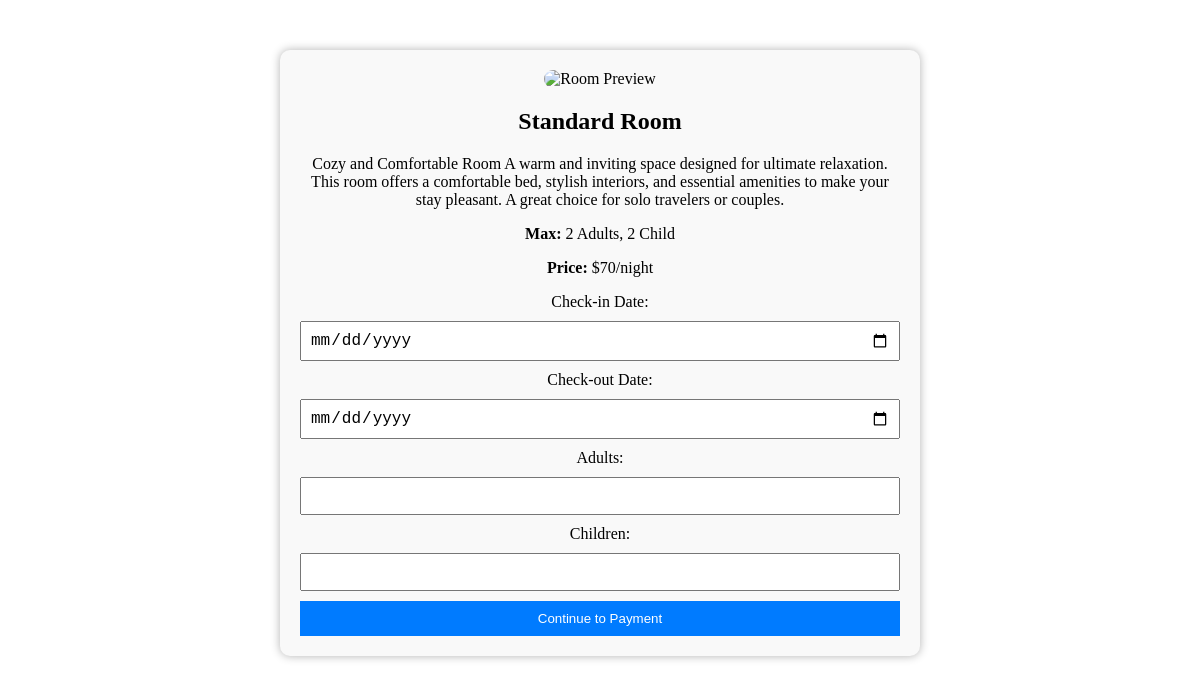
/booking.php?r=3 (signed in), run on the app's committed database.
### tables this page shows
CREATE TABLE `rooms` (
  `rid` int(11) NOT NULL,
  `room_name` varchar(255) DEFAULT NULL,
  `adult_mcap` int(11) DEFAULT NULL,
  `child_mcap` int(11) DEFAULT NULL,
  `price` int(11) DEFAULT NULL,
  `details` text DEFAULT NULL
);

### booking.php (the view, shortened to what this page needs)
<?php
include 'conn.php';
$rid = $_GET['r'];
$roomimage = 'r' . $rid . '.jpg';
$query = "SELECT * from rooms WHERE rid = ?";
$stmt = $conn->prepare($query);
$stmt->bind_param("i", $rid);
$stmt->execute();
$result = $stmt->get_result();
$room = $result->fetch_assoc();
?>
<!DOCTYPE html>
<html lang="en">
<head>
    <link rel="stylesheet" href="css/booking-style.css">
</head>
<body>
    <div class="booking-container">
        <div class="room-preview">
            <img src="assets/rooms/<?php echo $roomimage;?>" alt="Room Preview">
            <h2><?php echo htmlspecialchars($room['room_name']); ?></h2>
            <p><?php echo htmlspecialchars($room['details']); ?></p>
            <p><strong>Max:</strong> <?php echo htmlspecialchars($room['adult_mcap']); ?> Adults, <?php echo htmlspecialchars($room['child_mcap']); ?> Child</p>
            <p><strong>Price:</strong> $<?php echo htmlspecialchars($room['price']); ?>/night</p>
        </div>
        <form action="payment.php?r=<?php echo $rid?>" method="POST">
            <label>Check-in Date:</label>
            <input type="date" name="checkin" required>
            <label>Check-out Date:</label>
            <input type="date" name="checkout" required>
            <label>Adults:</label>
            <input type="number" name="adults" min="1" required>
            <label>Children:</label>
            <input type="number" name="children" min="0" required>
            <button type="submit">Continue to Payment</button>
        </form>
    </div>
</body>
</html>

### css/booking-style.css (style rules this page uses)
.booking-container { max-width: 600px; margin: 50px auto; padding: 20px; border-radius: 10px; background: #f9f9f9; box-shadow: 0 0 10px rgba(0, 0, 0, 0.3); text-align: center; }
.room-preview img { width: 100%; border-radius: 10px; }
form { display: flex; flex-direction: column; gap: 10px; }
input { padding: 8px; font-size: 16px; }
button { padding: 10px; background: #007BFF; color: white; border: none; cursor: pointer; }

### data on the page
rooms: room_name "Standard Room", details "Cozy and Comfortable Room A warm and inviting space designed for ultimate relaxation. This room offers a comfortable bed, stylish interiors, and essential amenities to make your stay pleasant. A great choice for solo travelers or couples.", adult_mcap "2", child_mcap "2", price "70"
